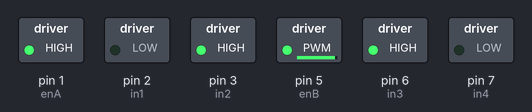
Recording of a sketch running on a simulated Arduino Uno, built with avr-gcc and run on an emulated ATmega328P. On the bench: switched loads named in the sketch (green lamp = pin HIGH).

Above: at 0.1 s.
Timing chart, 0 to 1.6 s (numbered marks = the images above):
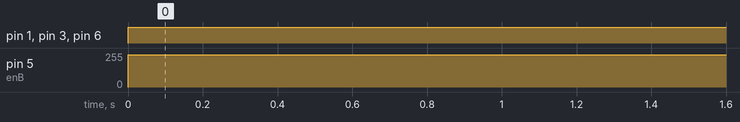

Measured:
- by itself, pin 1 (enA), pin 3 (in2), pin 6 (in3): LOW → HIGH at 0.00 s
- by itself, pin 5 (enB): 0/255 → 242/255 at 0.00 s

The sketch:

Motor_ConTest.ino
```cpp
//L298 Motor Controller Pin Assignment
// Motor A pin connections
int enA = 1;
int in1 = 2;
int in2 = 3;
// Motor B pin connections
int enB = 5;
int in3 = 6;
int in4 = 7;

//int timeMS = 1000;
//int speed = 50 ;

void setup()
{
	// Set all motor controller pins as outputs
	pinMode(enA, OUTPUT);
	pinMode(enB, OUTPUT);
	pinMode(in1, OUTPUT);
	pinMode(in2, OUTPUT);
	pinMode(in3, OUTPUT);
	pinMode(in4, OUTPUT);

	// Initial state - Turn off all the motors
	digitalWrite(in1, LOW);
	digitalWrite(in2, LOW);
	digitalWrite(in3, LOW);
	digitalWrite(in4, LOW);
}

void loop()
{
  /*
  movFW(79); //
  delay(1500); // time for move fw
  movCW(79); //
  delay(1500); // time for turn left
  movCCW(79); //
  delay(1500); // time for turn right
  movBW(79); //
  delay(1500); // time for move bw
  stop();
  delay(5000); // delay whole program for 10s

*/

    movBW(95); // move fwd
}

// stop any movement
void stop()
{
  // move forward with 0% speed - For PWM value 0
	analogWrite(enA, 0);
	analogWrite(enB, 0);
	// Turn off all the motors
	digitalWrite(in1, LOW);
	digitalWrite(in2, LOW);
	digitalWrite(in3, LOW);
	digitalWrite(in4, LOW);
}

// move forward
void movFW(int speed)
{
  int PWMval = 255*speed/100;
   int RPWMval = (255*speed/100)*1.2;  // move forward with 60% speed - For PWM values varies between 0 (no speed) and 255 (full speed)
	analogWrite(enA, PWMval);
	analogWrite(enB, RPWMval);
  // Rotate left and right wheels in clockwise direction - Move forward
  digitalWrite(in1, HIGH);
	digitalWrite(in2, LOW);
	digitalWrite(in3, LOW);
	digitalWrite(in4, HIGH);
}

// move backward
void movBW(int speed)
{
  int PWMval = 255*speed/100;
  int RPWMval = (255*speed/100)*1;
  // move backward with 60% speed - For PWM values varies between 0 (no speed) and 255 (full speed)
	analogWrite(enA, RPWMval);
	analogWrite(enB, PWMval);
  // Rotate left and right wheels in anti-clockwise direction - Move backward
  digitalWrite(in1, LOW);
	digitalWrite(in2, HIGH);
	digitalWrite(in3, HIGH);
	digitalWrite(in4, LOW);
}

// turn left
void movCW(int speed)
{
  int PWMval = 255*speed/100;
  // turn with 30% speed - For PWM values varies between 0 (no speed) and 255 (full speed)
	analogWrite(enA, PWMval);
	analogWrite(enB, PWMval);
  // Rotate left wheel clockwise and right wheel in anti-clockwise direction - Spin clockwise/Turn right
  digitalWrite(in1, HIGH);
	digitalWrite(in2, LOW);
	digitalWrite(in3, HIGH);
	digitalWrite(in4, LOW);
  delay(1000);
}

// turn right
void movCCW(int speed)
{
  int PWMval = 255*speed/100;
  // turn with 30% speed - For PWM values varies between 0 (no speed) and 255 (full speed)
	analogWrite(enA, PWMval);
	analogWrite(enB, PWMval);
  // Rotate left wheel anti-clockwise and right wheel in clockwise direction - Spin anti-clockwise/Turn left
  digitalWrite(in1, LOW);
	digitalWrite(in2, HIGH);
	digitalWrite(in3, LOW);
	digitalWrite(in4, HIGH);
  delay(1000); // turn left for 1 second
}
```
